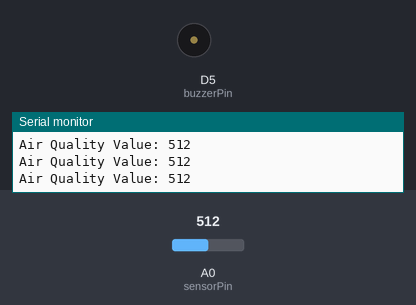
Simulated run of this sketch. Board: ESP8266 (NodeMCU). Shown: buzzer (waves = sounding, pin HIGH), the last lines printed to the serial monitor. The test bench sets the inputs (shaded band); at power-on: A0 (sensorPin) = 512. WiFi joins after 1.5 s; servers stay silent unless stated.

Above: at 3.7 s.
3.8 s: A0 (sensorPin) set to 983
5.3 s: A0 (sensorPin) set to 1016
At 5.6 s:
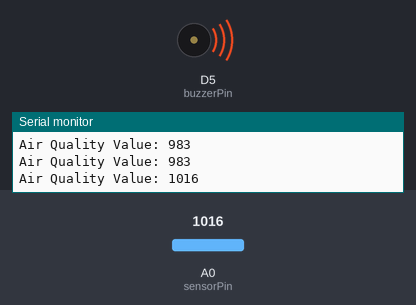
8.3 s: A0 (sensorPin) set to 990
At 9.3 s:
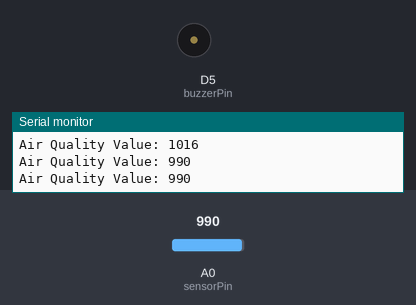
9.8 s: A0 (sensorPin) set to 1010
At 10.3 s:
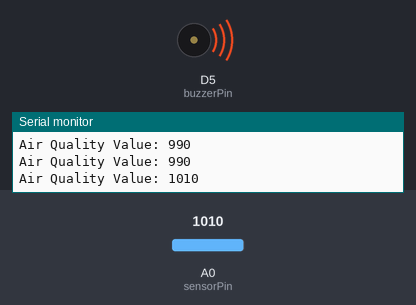
Timing chart, 0 to 13.8 s (numbered marks = the images above; inputs shaded):
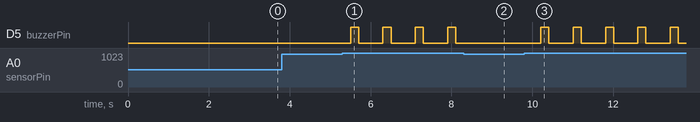

The sketch:

miniprojectworkingcode.ino
```cpp
#include <ESP8266WiFi.h>

const char* ssid = "bhava";
const char* password = "bhava123";

WiFiServer server(80);

int sensorPin = A0;
int buzzerPin = D5;

int threshold = 1000;

void setup() {

  Serial.begin(115200);
  delay(1000);

  pinMode(buzzerPin, OUTPUT);
  digitalWrite(buzzerPin, LOW);

  WiFi.begin(ssid, password);
  Serial.println("Connecting to WiFi...");

  while (WiFi.status() != WL_CONNECTED) {
    delay(500);
    Serial.print(".");
  }

  Serial.println("\nWiFi Connected!");
  Serial.print("IP Address: ");
  Serial.println(WiFi.localIP());

  server.begin();
}

void loop() {

  int airValue = analogRead(sensorPin);

  Serial.print("Air Quality Value: ");
  Serial.println(airValue);

  // 🔊 LOUD ACTIVE BUZZER LOGIC
  if (airValue > threshold) {

    // Fast ON/OFF pattern for strong alert sound
    digitalWrite(buzzerPin, HIGH);
    delay(200);
    digitalWrite(buzzerPin, LOW);
    delay(100);

  } else {
    digitalWrite(buzzerPin, LOW);
  }

  WiFiClient client = server.available();
  if (!client) {
    delay(500);
    return;
  }

  // Simple Web Page
  String html = "<!DOCTYPE html><html><body>";
  html += "<h2>Air Quality Monitor</h2>";
  html += "<p>Air Value: ";
  html += airValue;
  html += "</p></body></html>";

  client.println("HTTP/1.1 200 OK");
  client.println("Content-Type: text/html");
  client.println("Connection: close");
  client.println();
  client.println(html);

  delay(1);
  client.stop();
}
```

Measured:
- the behaviour switches between 1000 and 1001 on A0 (sensorPin) (found by bisection; images 0 and 1)
- after the input at 5.3 s, D5 (buzzerPin): alternates HIGH for 0.20 s and LOW for 0.60 s, starting after 0.21 s
- after the input at 8.3 s, D5 (buzzerPin): stops changing and stays LOW
- after the input at 9.8 s, D5 (buzzerPin): alternates HIGH for 0.20 s and LOW for 0.60 s, starting after 0.41 s
